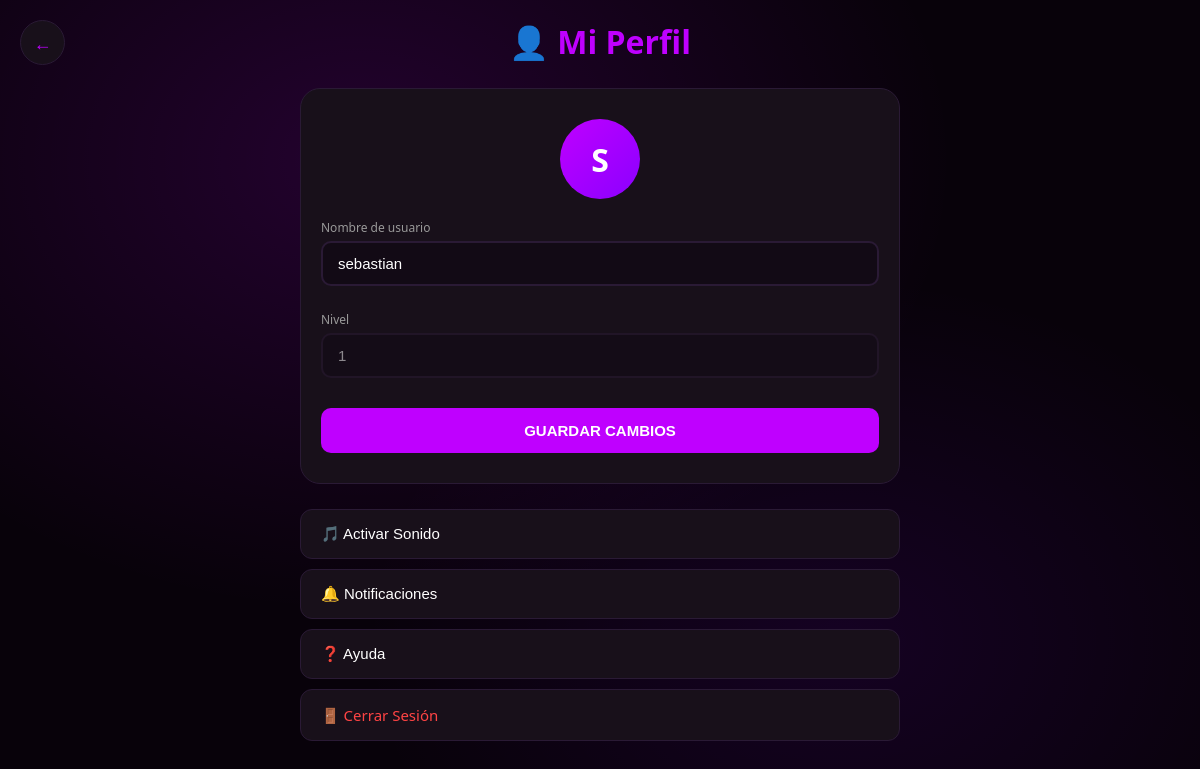
Page /perfil.php (signed in) on the committed database.
### tables this page shows
CREATE TABLE `usuarios` (
  `id` int(11) NOT NULL,
  `username` varchar(50) DEFAULT NULL,
  `password` varchar(255) DEFAULT NULL,
  `score` int(11) DEFAULT 0,
  `nivel` int(11) DEFAULT 1,
  `xp` int(11) DEFAULT 0,
  `vidas` int(11) DEFAULT 3,
  `racha` int(11) DEFAULT 0,
  `dificultad` int(11) DEFAULT 1,
  `ultima_fecha` datetime DEFAULT NULL,
  `max_racha` int(11) DEFAULT 0
);

### perfil.php (the view, shortened to what this page needs)
<?php
include "config.php";
$user = $conn->query("SELECT * FROM usuarios WHERE id=".$_SESSION["id"])->fetch_assoc();
?>
<!DOCTYPE html>
<html>
<head>
</head>
<body>
<div class="page">
    <a href="menu.php" class="back">←</a>
    <h1>👤 Mi Perfil</h1>
    <div class="perfil-card">
        <div class="avatar"><?= strtoupper(substr($user["username"], 0, 1)) ?></div>
        <form method="POST" class="perfil-form">
            <label>Nombre de usuario</label>
            <input type="text" name="usuario" value="<?= htmlspecialchars($user["username"]) ?>" required>
            <label>Nivel</label>
            <input type="text" value="<?= $user["nivel"] ?>" disabled>
            <button type="submit" name="actualizar" value="1">GUARDAR CAMBIOS</button>
        </form>
    </div>
    <div class="opciones">
        <button class="opcion-btn">🎵 Activar Sonido</button>
        <button class="opcion-btn">🔔 Notificaciones</button>
        <button class="opcion-btn">❓ Ayuda</button>
        <a href="logout.php" class="opcion-btn logout">🚪 Cerrar Sesión</a>
    </div>
</div>
</body>
</html>

### perfil.php (style rules this page uses)
:root { --primary: #bf00ff; --primary-dark: #8b00ff; --bg: #08020a; --bg-light: #18101a; --text: #ffffff; --text-dim: #999999; --glow: rgba(191,0,255,0.15); }
* { margin: 0; padding: 0; box-sizing: border-box; }
body { background: radial-gradient(ellipse at 30% 20%, rgba(191,0,255,0.15) 0%, transparent 50%), radial-gradient(ellipse at 70% 80%, rgba(139,0,255,0.1) 0%, transparent 40%), #08020a; min-height: 100vh; font-family: system-ui, sans-serif; padding: 20px; }
.page { max-width: 600px; margin: 0 auto; }
.back { position: fixed; top: 20px; left: 20px; width: 45px; height: 45px; background: var(--bg-light); border: 1px solid #2a1a35; border-radius: 50%; display: flex; align-items: center; justify-content: center; color: var(--primary); text-decoration: none; font-size: 18px; }
h1 { text-align: center; color: var(--primary); margin-bottom: 25px; }
.perfil-card { background: var(--bg-light); border: 1px solid #2a1a35; border-radius: 20px; padding: 30px 20px; margin-bottom: 25px; }
.avatar { width: 80px; height: 80px; background: linear-gradient(135deg, var(--primary), var(--primary-dark)); border-radius: 50%; display: flex; align-items: center; justify-content: center; font-size: 32px; font-weight: bold; color: #fff; margin: 0 auto 20px; }
.perfil-form label { display: block; font-size: 12px; color: var(--text-dim); margin-bottom: 5px; margin-top: 15px; }
.perfil-form input { width: 100%; background: #120a15; border: 2px solid #2a1a35; border-radius: 10px; padding: 12px 15px; font-size: 15px; color: var(--text); margin-bottom: 10px; }
.perfil-form input:disabled { opacity: 0.5; }
.perfil-form button { width: 100%; background: var(--primary); border: none; padding: 14px; border-radius: 10px; font-size: 15px; font-weight: bold; color: #fff; cursor: pointer; margin-top: 20px; }
.opciones { display: flex; flex-direction: column; gap: 10px; }
.opcion-btn { background: var(--bg-light); border: 1px solid #2a1a35; border-radius: 12px; padding: 15px 20px; font-size: 15px; color: var(--text); text-align: left; cursor: pointer; transition: all 0.3s; text-decoration: none; }
.opcion-btn.logout { color: #ff4444; }

### rows in the picture
usuarios: username "S", usuario "sebastian", nivel "1"
